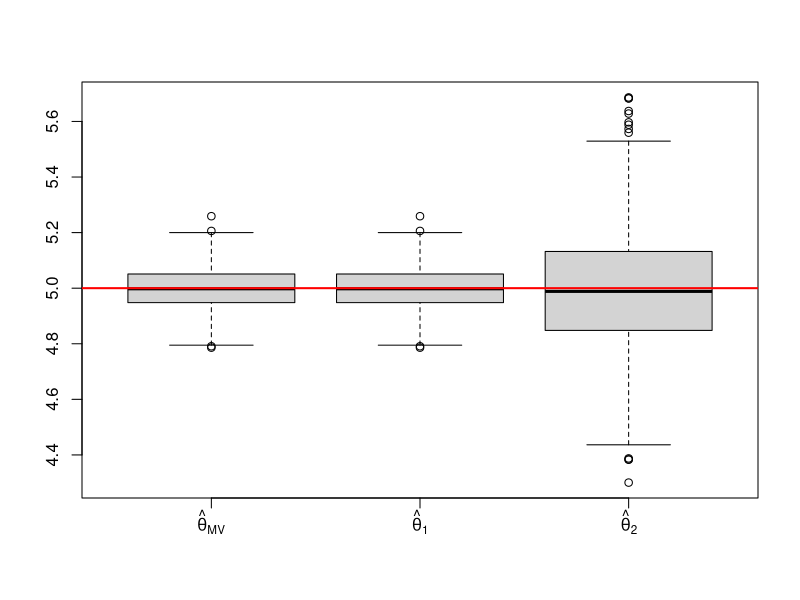
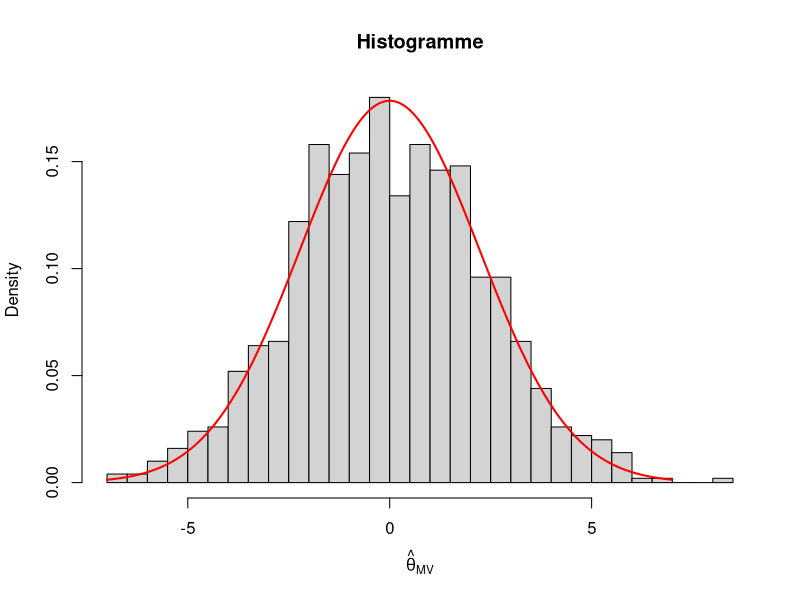
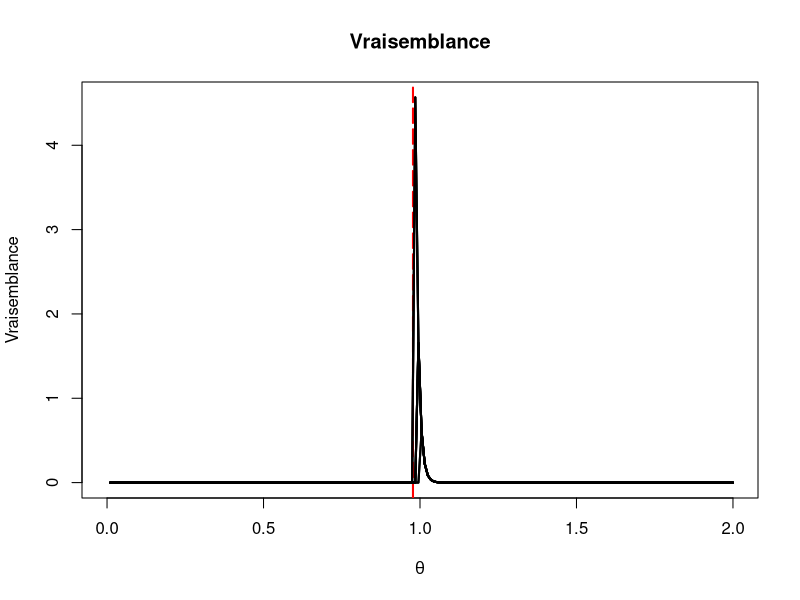
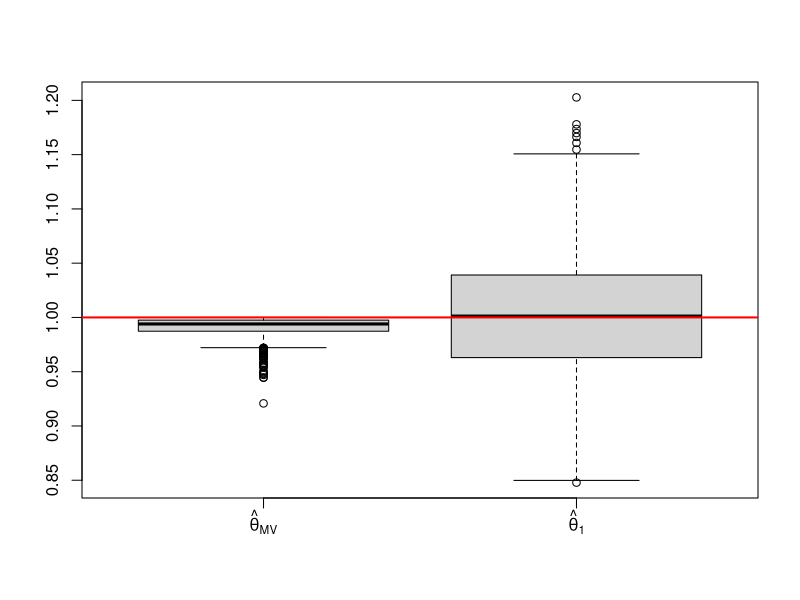
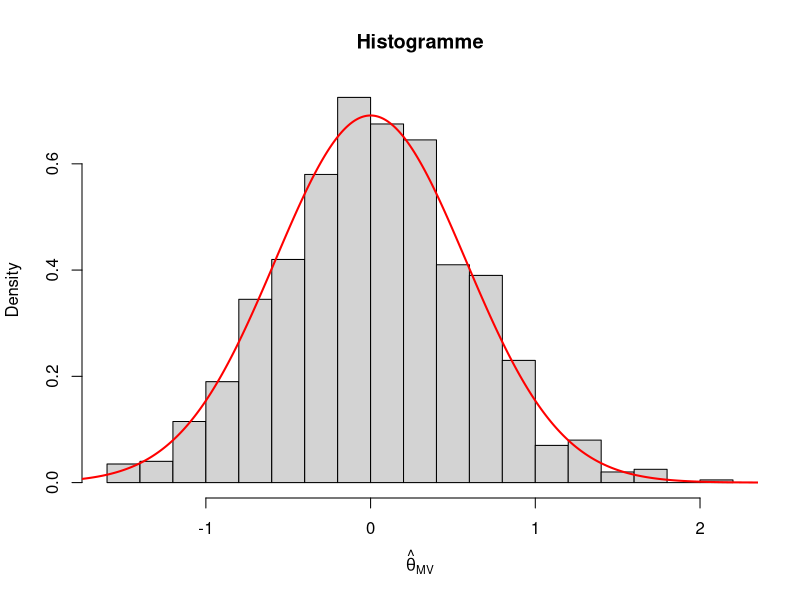
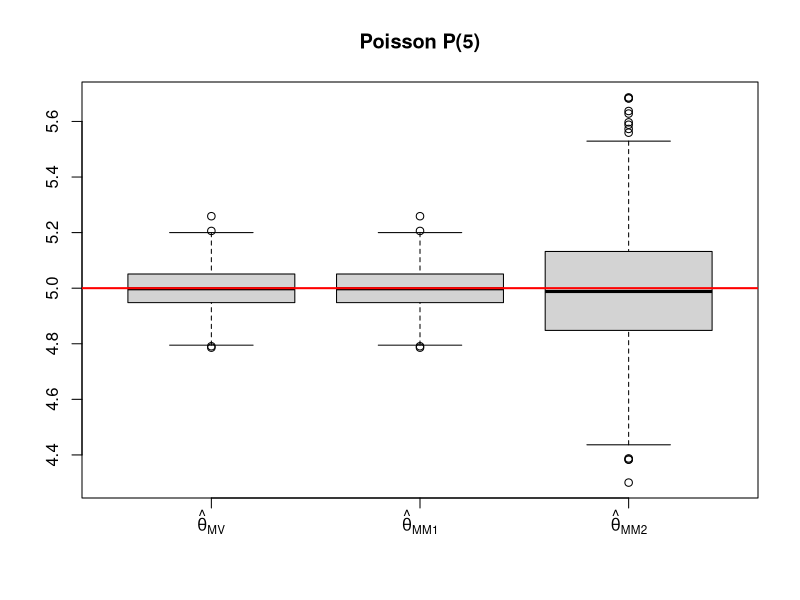
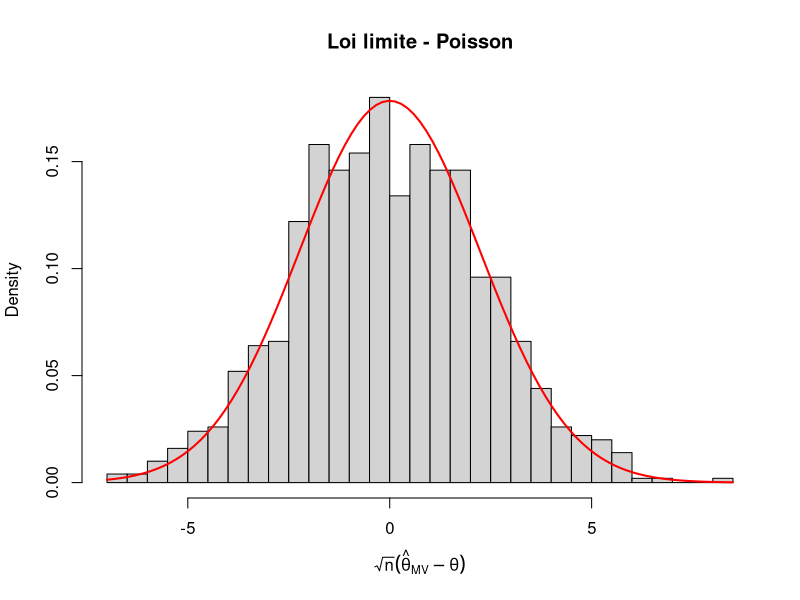
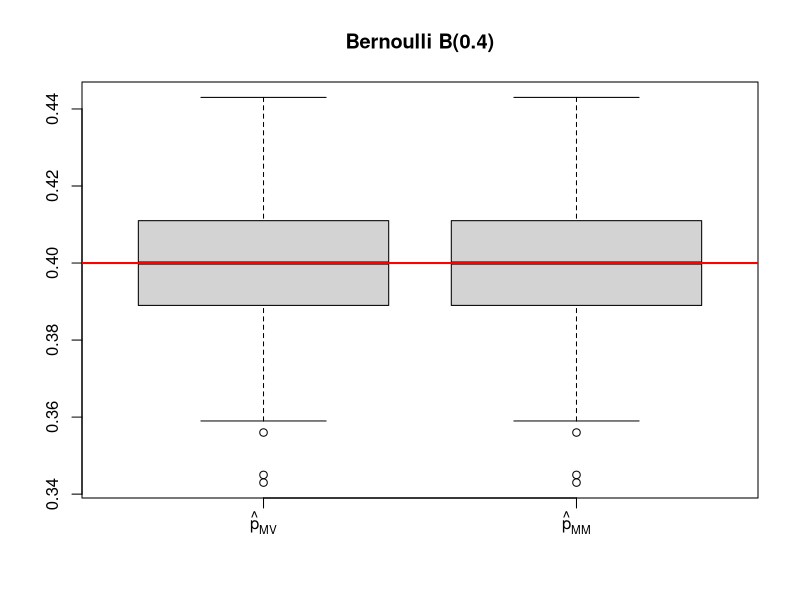

R code for these plots, in order:
###############################################################################
#               TP1
###############################################################################

rm(list=ls())

############## Exercice 1 #####################################################

n=1000

theta=5

set.seed(2026)

X=rpois(n,theta)

theta_MV=mean(X) #max de vraisemblance
theta_mom_1=mean(X) #moment ordre 1
theta_mom_2=var(X) #moment ordre 2

c(theta_MV,theta_mom_1,theta_mom_2) #bilan des 3

M=1000

vec_theta_MV=rep(0,M)
vec_theta_mom_1=rep(0,M)
vec_theta_mom_2=rep(0,M)

i=1
while(i<=M){
  
  X=rpois(n,theta)
  
  vec_theta_MV[i]=mean(X)
  vec_theta_mom_1[i]=mean(X)
  vec_theta_mom_2[i]=var(X)
  
  i=i+1
}

#comparaison des 3
quartz()
boxplot(cbind(vec_theta_MV,vec_theta_mom_1,vec_theta_mom_2),
        names=c(expression(hat(theta)[MV]),expression(hat(theta)[1]),expression(hat(theta)[2])))
abline(a=theta,b=0,col="red",lwd=2)


epsilon=0.1
c(mean(abs(vec_theta_MV-theta)>epsilon),
  mean(abs(vec_theta_mom_1-theta)>epsilon),
  mean(abs(vec_theta_mom_2-theta)>epsilon))#proportion de valeurs éloignées

hist(sqrt(n)*(vec_theta_MV-theta),breaks=25,freq=F,
     xlab=expression(hat(theta)[MV]),main="Histogramme") #Histogramme
points(y=dnorm(seq(-7,7,length=500),sd=sqrt(theta)),x=seq(-7,7,length=500),
       type="l",col="red",lwd=2) #loi limite


########### Exercice 2 #####################################################

n=100

theta=1

set.seed(2026)

X=runif(n,0,theta)

theta_MV=max(X) #max de vraisemblance
theta_mom_1=2*mean(X) #moment ordre 1

thetaxe=seq(0,2,length=200)
f=function(theta){ #vraisemblance
  (1/theta^n)*prod((X>=0)*(X<=theta))
}

quartz()
plot(y=mapply(f,thetaxe),x=thetaxe,type="l",
     lwd=2,main="Vraisemblance",xlab=expression(theta),
     ylab="Vraisemblance")

abline(v=max(X),lty=5,lwd=2,col="red")

i=1
while(i<=9){
  
  X=runif(n,0,theta)
  
  points(y=mapply(f,thetaxe),x=thetaxe,type="l",lwd=2)
  
  i=i+1
}

c(theta_MV,theta_mom_1) #bilan des 2

M=1000

vec_theta_MV=rep(0,M)
vec_theta_mom_1=rep(0,M)

i=1
while(i<=M){
  
  X=runif(n,0,theta)
  
  vec_theta_MV[i]=max(X)
  vec_theta_mom_1[i]=2*mean(X)
  
  i=i+1
}

#comparaison des 2
quartz()
boxplot(cbind(vec_theta_MV,vec_theta_mom_1),
        names=c(expression(hat(theta)[MV]),expression(hat(theta)[1])))
abline(a=theta,b=0,col="red",lwd=2)

epsilon=0.1
c(mean(abs(vec_theta_MV-theta)>epsilon),
  mean(abs(vec_theta_mom_1-theta)>epsilon))#proportion de valeurs éloignées

quartz()
hist(sqrt(n)*(vec_theta_mom_1-theta),breaks=25,freq=F,
     xlab=expression(hat(theta)[MV]),main="Histogramme") #Histogramme
points(y=dnorm(seq(-2.5,2.5,length=500),sd=sqrt(theta^2/3)),x=seq(-2.5,2.5,length=500),
       type="l",col="red",lwd=2) #loi limite


###############################################################################
#           Initialisation commune pour la suite
###############################################################################

rm(list = ls())
set.seed(2026)

M <- 1000        # nombre de répétitions
epsilon <- 0.1   # seuil pour la proportion d'estimations éloignées


###############################################################################
#           TP Appliquer à d'autres lois
###############################################################################


############## Loi de Poisson  ################################################


n <- 1000
theta <- 5

vec_theta_MV  <- numeric(M)
vec_theta_MM1 <- numeric(M)
vec_theta_MM2 <- numeric(M)

for(i in 1:M) {
  X <- rpois(n, theta)
  vec_theta_MV[i]  <- mean(X)  # EMV = mean(X)
  vec_theta_MM1[i] <- mean(X)  # MM1 = E[X] = mean(X)
  vec_theta_MM2[i] <- var(X)   # MM2 = Var(X) = var(X)
}

# Boxplot comparative
quartz()
boxplot(cbind(vec_theta_MV, vec_theta_MM1, vec_theta_MM2),
        names = c(expression(hat(theta)[MV]), expression(hat(theta)[MM1]), expression(hat(theta)[MM2])),
        main = "Poisson P(5)")
abline(h = theta, col = "red", lwd = 2)

# Déviations epsilon
c(Poisson_MV  = mean(abs(vec_theta_MV - theta) > epsilon),
  Poisson_MM1 = mean(abs(vec_theta_MM1 - theta) > epsilon),
  Poisson_MM2 = mean(abs(vec_theta_MM2 - theta) > epsilon))

# Histogramme asymptotique TCL pour EMV
quartz()
hist(sqrt(n) * (vec_theta_MV - theta), breaks = 25, freq = FALSE,
     xlab = expression(sqrt(n)*(hat(theta)[MV] - theta)), main = "Loi limite - Poisson")
curve(dnorm(x, mean = 0, sd = sqrt(theta)), add = TRUE, col = "red", lwd = 2)


############## Loi de Bernoulli  ##############################################
n <- 1000
p <- 0.4

vec_p_MV <- numeric(M)
vec_p_MM <- numeric(M)

for(i in 1:M) {
  X <- rbinom(n, size = 1, prob = p)
  vec_p_MV[i] <- mean(X)  # EMV = mean(X)
  vec_p_MM[i] <- mean(X)  # MM = E[X] = mean(X)
}

quartz()
boxplot(cbind(vec_p_MV, vec_p_MM),
        names = c(expression(hat(p)[MV]), expression(hat(p)[MM])),
        main = "Bernoulli B(0.4)")
abline(h = p, col = "red", lwd = 2)

c(Bernoulli_MV = mean(abs(vec_p_MV - p) > epsilon),
  Bernoulli_MM = mean(abs(vec_p_MM - p) > epsilon))

quartz()
hist(sqrt(n) * (vec_p_MV - p), breaks = 25, freq = FALSE,
     xlab = expression(sqrt(n)*(hat(p)[MV] - p)), main = "Loi limite - Bernoulli")
curve(dnorm(x, mean = 0, sd = sqrt(p * (1 - p))), add = TRUE, col = "red", lwd = 2)


############## Loi Binomiale (k connue)  ######################################
n <- 1000
K <- 20
p <- 0.3

vec_p_MV <- numeric(M)
vec_p_MM <- numeric(M)

for(i in 1:M) {
  X <- rbinom(n, size = K, prob = p)
  vec_p_MV[i] <- mean(X) / K  # EMV = mean(X) / K
  vec_p_MM[i] <- mean(X) / K  # MM = E[X] / K
}

quartz()
boxplot(cbind(vec_p_MV, vec_p_MM),
        names = c(expression(hat(p)[MV]), expression(hat(p)[MM])),
        main = "Binomiale B(20, 0.3)")
abline(h = p, col = "red", lwd = 2)

c(Binomiale_MV = mean(abs(vec_p_MV - p) > epsilon),
  Binomiale_MM = mean(abs(vec_p_MM - p) > epsilon))

quartz()
hist(sqrt(n) * (vec_p_MV - p), breaks = 25, freq = FALSE,
     xlab = expression(sqrt(n)*(hat(p)[MV] - p)), main = "Loi limite - Binomiale")
curve(dnorm(x, mean = 0, sd = sqrt(p * (1 - p) / K)), add = TRUE, col = "red", lwd = 2)


############## Loi Géométrique ################################################
n <- 1000
p <- 0.25

vec_p_MV <- numeric(M)
vec_p_MM <- numeric(M)

for(i in 1:M) {
  X <- rgeom(n, prob = p) + 1  # rgeom dans R compte le nombre d'echecs, d'ou le +1
  vec_p_MV[i] <- 1 / mean(X)  # EMV = 1 / mean(X)
  vec_p_MM[i] <- 1 / mean(X)  # MM = 1 / E[X]
}

quartz()
boxplot(cbind(vec_p_MV, vec_p_MM),
        names = c(expression(hat(p)[MV]), expression(hat(p)[MM])),
        main = "Géométrique Geog(0.25)")
abline(h = p, col = "red", lwd = 2)

c(Geometrique_MV = mean(abs(vec_p_MV - p) > epsilon),
  Geometrique_MM = mean(abs(vec_p_MM - p) > epsilon))

# Delta-méthode pour la variance limite : p^2 * (1-p)
quartz()
hist(sqrt(n) * (vec_p_MV - p), breaks = 25, freq = FALSE,
     xlab = expression(sqrt(n)*(hat(p)[MV] - p)), main = "Loi limite - Géométrique")
curve(dnorm(x, mean = 0, sd = sqrt((p^2) * (1 - p))), add = TRUE, col = "red", lwd = 2)


############## Loi Uniforme discrète ##########################################
n <- 100
N <- 50

vec_N_MV <- numeric(M)
vec_N_MM <- numeric(M)

for(i in 1:M) {
  X <- sample(1:N, size = n, replace = TRUE)
  vec_N_MV[i] <- max(X)                # EMV = max(X)
  vec_N_MM[i] <- 2 * mean(X) - 1       # MM1 : E[X] = (N+1)/2 => N = 2*mean(X) - 1
}

quartz()
boxplot(cbind(vec_N_MV, vec_N_MM),
        names = c(expression(hat(N)[MV]), expression(hat(N)[MM])),
        main = "Uniforme Discrète U({1,...,50})")
abline(h = N, col = "red", lwd = 2)

c(UnifDiscr_MV = mean(abs(vec_N_MV - N) > epsilon),
  UnifDiscr_MM = mean(abs(vec_N_MM - N) > epsilon))

# Histogramme pour l'estimateur des moments (TCL)
quartz()
hist(sqrt(n) * (vec_N_MM - N), breaks = 25, freq = FALSE,
     xlab = expression(sqrt(n)*(hat(N)[MM] - N)), main = "Loi limite MM - Uniforme Discrète")
curve(dnorm(x, mean = 0, sd = sqrt((N^2 - 1) / 3)), add = TRUE, col = "red", lwd = 2)


############## Loi Uniforme continue ##########################################
n <- 100
theta <- 1

vec_theta_MV <- numeric(M)
vec_theta_MM <- numeric(M)

for(i in 1:M) {
  X <- runif(n, min = 0, max = theta)
  vec_theta_MV[i] <- max(X)         # EMV = max(X)
  vec_theta_MM[i] <- 2 * mean(X)    # MM1 = 2 * mean(X)
}

quartz()
boxplot(cbind(vec_theta_MV, vec_theta_MM),
        names = c(expression(hat(theta)[MV]), expression(hat(theta)[MM])),
        main = "Uniforme Continue U([0, 1])")
abline(h = theta, col = "red", lwd = 2)

c(UnifCont_MV = mean(abs(vec_theta_MV - theta) > epsilon),
  UnifCont_MM = mean(abs(vec_theta_MM - theta) > epsilon))

# Histogramme TCL pour l'estimateur des moments (vitesse sqrt(n))
quartz()
hist(sqrt(n) * (vec_theta_MM - theta), breaks = 25, freq = FALSE,
     xlab = expression(sqrt(n)*(hat(theta)[MM] - theta)), main = "Loi limite MM - Uniforme Continue")
curve(dnorm(x, mean = 0, sd = sqrt(theta^2 / 3)), add = TRUE, col = "red", lwd = 2)


############## Loi Exponentielle  #############################################
n <- 1000
lambda <- 2

vec_lambda_MV <- numeric(M)
vec_lambda_MM <- numeric(M)

for(i in 1:M) {
  X <- rexp(n, rate = lambda)
  vec_lambda_MV[i] <- 1 / mean(X)   # EMV = 1 / mean(X)
  vec_lambda_MM[i] <- 1 / mean(X)   # MM = 1 / E[X]
}

quartz()
boxplot(cbind(vec_lambda_MV, vec_lambda_MM),
        names = c(expression(hat(lambda)[MV]), expression(hat(lambda)[MM])),
        main = "Exponentielle E(2)")
abline(h = lambda, col = "red", lwd = 2)

c(Exponentielle_MV = mean(abs(vec_lambda_MV - lambda) > epsilon),
  Exponentielle_MM = mean(abs(vec_lambda_MM - lambda) > epsilon))

# Delta-méthode pour la loi limite de EMV (variance = lambda^2)
quartz()
hist(sqrt(n) * (vec_lambda_MV - lambda), breaks = 25, freq = FALSE,
     xlab = expression(sqrt(n)*(hat(lambda)[MV] - lambda)), main = "Loi limite - Exponentielle")
curve(dnorm(x, mean = 0, sd = lambda), add = TRUE, col = "red", lwd = 2)


############## Loi Normale ################################################
n <- 1000
mu <- 3
sigma2 <- 4
sigma <- sqrt(sigma2)

vec_mu_MV     <- numeric(M)
vec_sigma2_MV <- numeric(M)
vec_sigma2_MM <- numeric(M)

for(i in 1:M) {
  X <- rnorm(n, mean = mu, sd = sigma)
  vec_mu_MV[i]     <- mean(X)                      # EMV mu = mean(X)
  vec_sigma2_MV[i] <- mean((X - mean(X))^2)        # EMV sigma^2 (biaisé)
  vec_sigma2_MM[i] <- var(X)                       # MM / sans biais (n-1)
}

# Boxplot pour mu
quartz()
boxplot(vec_mu_MV, names = expression(hat(mu)[MV]), main = "Normale: mu = 3")
abline(h = mu, col = "red", lwd = 2)

# Boxplot pour sigma^2
quartz()
boxplot(cbind(vec_sigma2_MV, vec_sigma2_MM),
        names = c(expression(hat(sigma)[MV]^2), expression(hat(sigma)[MM]^2)),
        main = "Normale: sigma^2 = 4")
abline(h = sigma2, col = "red", lwd = 2)

c(Normale_mu_MV   = mean(abs(vec_mu_MV - mu) > epsilon),
  Normale_sig2_MV = mean(abs(vec_sigma2_MV - sigma2) > epsilon),
  Normale_sig2_MM = mean(abs(vec_sigma2_MM - sigma2) > epsilon))

# Loi limite de mu (TCL direct)
quartz()
hist(sqrt(n) * (vec_mu_MV - mu), breaks = 25, freq = FALSE,
     xlab = expression(sqrt(n)*(hat(mu)[MV] - mu)), main = "Loi limite - Normale (mu)")
curve(dnorm(x, mean = 0, sd = sigma), add = TRUE, col = "red", lwd = 2)


###############################################################################
#           TP1 Compléments : lois présentes dans les notes manuscrites
#           (même démarche : EMV vs moments, boxplot, déviations, loi limite)
###############################################################################


############## Loi Binomiale négative (r connu)  ##############################
n <- 1000
r <- 4
p <- 0.4

vec_p_MV <- numeric(M)
vec_p_MM <- numeric(M)

for(i in 1:M) {
  X <- rnbinom(n, size = r, prob = p)   # R compte le nombre d'echecs avant le r-ieme succes
  vec_p_MV[i] <- r / (r + mean(X))      # EMV = r / (r + mean(X))
  vec_p_MM[i] <- r / (r + mean(X))      # MM : E[X] = r(1-p)/p => p = r / (E[X] + r)
}

quartz()
boxplot(cbind(vec_p_MV, vec_p_MM),
        names = c(expression(hat(p)[MV]), expression(hat(p)[MM])),
        main = "Binomiale négative BN(4, 0.4)")
abline(h = p, col = "red", lwd = 2)

c(BinNeg_MV = mean(abs(vec_p_MV - p) > epsilon),
  BinNeg_MM = mean(abs(vec_p_MM - p) > epsilon))

# Delta-méthode pour la variance limite : p^2 * (1-p) / r
quartz()
hist(sqrt(n) * (vec_p_MV - p), breaks = 25, freq = FALSE,
     xlab = expression(sqrt(n)*(hat(p)[MV] - p)), main = "Loi limite - Binomiale négative")
curve(dnorm(x, mean = 0, sd = sqrt((p^2) * (1 - p) / r)), add = TRUE, col = "red", lwd = 2)


############## Loi Uniforme continue U([a, 0]) avec a < 0 #####################
n <- 100
a <- -5

vec_a_MV <- numeric(M)
vec_a_MM <- numeric(M)

for(i in 1:M) {
  X <- runif(n, min = a, max = 0)
  vec_a_MV[i] <- min(X)          # EMV = min(X)
  vec_a_MM[i] <- 2 * mean(X)     # MM1 : E[X] = a/2 => a = 2 * mean(X)
}

quartz()
boxplot(cbind(vec_a_MV, vec_a_MM),
        names = c(expression(hat(a)[MV]), expression(hat(a)[MM])),
        main = "Uniforme Continue U([-5, 0])")
abline(h = a, col = "red", lwd = 2)

c(UnifCont_a0_MV = mean(abs(vec_a_MV - a) > epsilon),
  UnifCont_a0_MM = mean(abs(vec_a_MM - a) > epsilon))

# Histogramme TCL pour l'estimateur des moments (vitesse sqrt(n))
quartz()
hist(sqrt(n) * (vec_a_MM - a), breaks = 25, freq = FALSE,
     xlab = expression(sqrt(n)*(hat(a)[MM] - a)), main = "Loi limite MM - Uniforme U([a, 0])")
curve(dnorm(x, mean = 0, sd = abs(a) / sqrt(3)), add = TRUE, col = "red", lwd = 2)


############## Loi Uniforme continue U([a, b]) ################################
n <- 100
a <- 2
b <- 7

vec_a_MV <- numeric(M)
vec_b_MV <- numeric(M)
vec_a_MM <- numeric(M)
vec_b_MM <- numeric(M)

for(i in 1:M) {
  X <- runif(n, min = a, max = b)
  vec_a_MV[i] <- min(X)                          # EMV a = min(X)
  vec_b_MV[i] <- max(X)                          # EMV b = max(X)
  vec_a_MM[i] <- mean(X) - sqrt(3 * var(X))      # MM : a = E[X] - sqrt(3 V(X))
  vec_b_MM[i] <- mean(X) + sqrt(3 * var(X))      # MM : b = E[X] + sqrt(3 V(X))
}

# Boxplot pour a
quartz()
boxplot(cbind(vec_a_MV, vec_a_MM),
        names = c(expression(hat(a)[MV]), expression(hat(a)[MM])),
        main = "Uniforme Continue U([2, 7]) : estimation de a")
abline(h = a, col = "red", lwd = 2)

# Boxplot pour b
quartz()
boxplot(cbind(vec_b_MV, vec_b_MM),
        names = c(expression(hat(b)[MV]), expression(hat(b)[MM])),
        main = "Uniforme Continue U([2, 7]) : estimation de b")
abline(h = b, col = "red", lwd = 2)

c(UnifAB_a_MV = mean(abs(vec_a_MV - a) > epsilon),
  UnifAB_a_MM = mean(abs(vec_a_MM - a) > epsilon),
  UnifAB_b_MV = mean(abs(vec_b_MV - b) > epsilon),
  UnifAB_b_MM = mean(abs(vec_b_MM - b) > epsilon))

# Histogrammes TCL pour les estimateurs des moments (variance limite : 2 (b-a)^2 / 15)
quartz()
par(mfrow = c(1, 2))
hist(sqrt(n) * (vec_a_MM - a), breaks = 25, freq = FALSE,
     xlab = expression(sqrt(n)*(hat(a)[MM] - a)), main = "Loi limite MM - a")
curve(dnorm(x, mean = 0, sd = (b - a) * sqrt(2 / 15)), add = TRUE, col = "red", lwd = 2)
hist(sqrt(n) * (vec_b_MM - b), breaks = 25, freq = FALSE,
     xlab = expression(sqrt(n)*(hat(b)[MM] - b)), main = "Loi limite MM - b")
curve(dnorm(x, mean = 0, sd = (b - a) * sqrt(2 / 15)), add = TRUE, col = "red", lwd = 2)
par(mfrow = c(1, 1))


############## Loi Gamma (a = forme, b = taux)  ###############################
n <- 1000
a <- 3
b <- 2

# Matrice de covariance asymptotique de (mean(X), S^2) : [[mu2, mu3], [mu3, mu4 - mu2^2]]
Sigma_asympt <- function(dens, lower, upper) {
  m   <- integrate(function(x) x * dens(x), lower, upper)$value
  mu2 <- integrate(function(x) (x - m)^2 * dens(x), lower, upper)$value
  mu3 <- integrate(function(x) (x - m)^3 * dens(x), lower, upper)$value
  mu4 <- integrate(function(x) (x - m)^4 * dens(x), lower, upper)$value
  list(m = m, v = mu2, Sigma = matrix(c(mu2, mu3, mu3, mu4 - mu2^2), 2, 2))
}

# Ecart-type limite par delta-méthode : sqrt(grad' Sigma grad)
sd_limite <- function(grad, Sigma) as.numeric(sqrt(t(grad) %*% Sigma %*% grad))

vec_b_MM1 <- numeric(M)   # cas 1 : b avec a connu
vec_a_MM2 <- numeric(M)   # cas 2 : a (a et b inconnus)
vec_b_MM2 <- numeric(M)   # cas 2 : b (a et b inconnus)
vec_a_MM3 <- numeric(M)   # cas 3 : a avec b connu

for(i in 1:M) {
  X <- rgamma(n, shape = a, rate = b)
  vec_b_MM1[i] <- a / mean(X)              # cas 1 : E[X] = a/b => b = a / E[X]
  vec_a_MM2[i] <- mean(X)^2 / var(X)       # cas 2 : a = E[X]^2 / V(X)
  vec_b_MM2[i] <- mean(X) / var(X)         # cas 2 : b = E[X] / V(X)
  vec_a_MM3[i] <- b * mean(X)              # cas 3 : a = b E[X]
}

# Boxplot pour b (cas 1 et 2)
quartz()
boxplot(cbind(vec_b_MM1, vec_b_MM2),
        names = c(expression(hat(b)[MM1]), expression(hat(b)[MM2])),
        main = "Gamma(3, 2) : estimation de b")
abline(h = b, col = "red", lwd = 2)

# Boxplot pour a (cas 2 et 3)
quartz()
boxplot(cbind(vec_a_MM2, vec_a_MM3),
        names = c(expression(hat(a)[MM2]), expression(hat(a)[MM3])),
        main = "Gamma(3, 2) : estimation de a")
abline(h = a, col = "red", lwd = 2)

c(Gamma_b_MM1 = mean(abs(vec_b_MM1 - b) > epsilon),
  Gamma_b_MM2 = mean(abs(vec_b_MM2 - b) > epsilon),
  Gamma_a_MM2 = mean(abs(vec_a_MM2 - a) > epsilon),
  Gamma_a_MM3 = mean(abs(vec_a_MM3 - a) > epsilon))

# Variances limites (cas 2 par delta-méthode, avec gradients de a = m^2/v et b = m/v)
res <- Sigma_asympt(function(x) dgamma(x, shape = a, rate = b), 0, Inf)
m0 <- res$m
v0 <- res$v
sd_a2 <- sd_limite(c(2 * m0 / v0, -m0^2 / v0^2), res$Sigma)
sd_b2 <- sd_limite(c(1 / v0, -m0 / v0^2), res$Sigma)

quartz()
par(mfrow = c(2, 2))
hist(sqrt(n) * (vec_b_MM1 - b), breaks = 25, freq = FALSE,
     xlab = expression(sqrt(n)*(hat(b)[MM1] - b)), main = "Loi limite - b (cas 1)")
curve(dnorm(x, mean = 0, sd = b / sqrt(a)), add = TRUE, col = "red", lwd = 2)
hist(sqrt(n) * (vec_b_MM2 - b), breaks = 25, freq = FALSE,
     xlab = expression(sqrt(n)*(hat(b)[MM2] - b)), main = "Loi limite - b (cas 2)")
curve(dnorm(x, mean = 0, sd = sd_b2), add = TRUE, col = "red", lwd = 2)
hist(sqrt(n) * (vec_a_MM2 - a), breaks = 25, freq = FALSE,
     xlab = expression(sqrt(n)*(hat(a)[MM2] - a)), main = "Loi limite - a (cas 2)")
curve(dnorm(x, mean = 0, sd = sd_a2), add = TRUE, col = "red", lwd = 2)
hist(sqrt(n) * (vec_a_MM3 - a), breaks = 25, freq = FALSE,
     xlab = expression(sqrt(n)*(hat(a)[MM3] - a)), main = "Loi limite - a (cas 3)")
curve(dnorm(x, mean = 0, sd = sqrt(a)), add = TRUE, col = "red", lwd = 2)
par(mfrow = c(1, 1))


############## Loi Bêta  ######################################################
n <- 1000
a <- 2
b <- 5

vec_b_MM1 <- numeric(M)   # cas 1 : b avec a connu
vec_a_MM2 <- numeric(M)   # cas 2 : a avec b connu
vec_a_MM3 <- numeric(M)   # cas 3 : a (a et b inconnus)
vec_b_MM3 <- numeric(M)   # cas 3 : b (a et b inconnus)

for(i in 1:M) {
  X <- rbeta(n, shape1 = a, shape2 = b)
  s_hat <- mean(X) * (1 - mean(X)) / var(X) - 1     # s = a + b
  vec_b_MM1[i] <- a * (1 / mean(X) - 1)             # cas 1 : b = a (1/E[X] - 1)
  vec_a_MM2[i] <- b * mean(X) / (1 - mean(X))       # cas 2 : a = b E[X] / (1 - E[X])
  vec_a_MM3[i] <- mean(X) * s_hat                   # cas 3 : a = E[X] s
  vec_b_MM3[i] <- (1 - mean(X)) * s_hat             # cas 3 : b = (1 - E[X]) s
}

# Boxplot pour b (cas 1 et 3)
quartz()
boxplot(cbind(vec_b_MM1, vec_b_MM3),
        names = c(expression(hat(b)[MM1]), expression(hat(b)[MM3])),
        main = "Bêta(2, 5) : estimation de b")
abline(h = b, col = "red", lwd = 2)

# Boxplot pour a (cas 2 et 3)
quartz()
boxplot(cbind(vec_a_MM2, vec_a_MM3),
        names = c(expression(hat(a)[MM2]), expression(hat(a)[MM3])),
        main = "Bêta(2, 5) : estimation de a")
abline(h = a, col = "red", lwd = 2)

c(Beta_b_MM1 = mean(abs(vec_b_MM1 - b) > epsilon),
  Beta_b_MM3 = mean(abs(vec_b_MM3 - b) > epsilon),
  Beta_a_MM2 = mean(abs(vec_a_MM2 - a) > epsilon),
  Beta_a_MM3 = mean(abs(vec_a_MM3 - a) > epsilon))

# Variances limites : cas 1 et 2 par delta-méthode simple, cas 3 par delta-méthode sur (mean, S^2)
sd_b1 <- sqrt(b * (a + b)^2 / (a * (a + b + 1)))
sd_a2 <- sqrt(a * (a + b)^2 / (b * (a + b + 1)))

res <- Sigma_asympt(function(x) dbeta(x, shape1 = a, shape2 = b), 0, 1)
m0 <- res$m
v0 <- res$v
sd_a3 <- sd_limite(c((2 * m0 - 3 * m0^2) / v0 - 1, -m0^2 * (1 - m0) / v0^2), res$Sigma)
sd_b3 <- sd_limite(c((1 - m0) * (1 - 3 * m0) / v0 + 1, -m0 * (1 - m0)^2 / v0^2), res$Sigma)

quartz()
par(mfrow = c(2, 2))
hist(sqrt(n) * (vec_b_MM1 - b), breaks = 25, freq = FALSE,
     xlab = expression(sqrt(n)*(hat(b)[MM1] - b)), main = "Loi limite - b (cas 1)")
curve(dnorm(x, mean = 0, sd = sd_b1), add = TRUE, col = "red", lwd = 2)
hist(sqrt(n) * (vec_a_MM2 - a), breaks = 25, freq = FALSE,
     xlab = expression(sqrt(n)*(hat(a)[MM2] - a)), main = "Loi limite - a (cas 2)")
curve(dnorm(x, mean = 0, sd = sd_a2), add = TRUE, col = "red", lwd = 2)
hist(sqrt(n) * (vec_a_MM3 - a), breaks = 25, freq = FALSE,
     xlab = expression(sqrt(n)*(hat(a)[MM3] - a)), main = "Loi limite - a (cas 3)")
curve(dnorm(x, mean = 0, sd = sd_a3), add = TRUE, col = "red", lwd = 2)
hist(sqrt(n) * (vec_b_MM3 - b), breaks = 25, freq = FALSE,
     xlab = expression(sqrt(n)*(hat(b)[MM3] - b)), main = "Loi limite - b (cas 3)")
curve(dnorm(x, mean = 0, sd = sd_b3), add = TRUE, col = "red", lwd = 2)
par(mfrow = c(1, 1))
